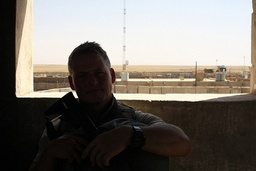
#> input picture imgs/01.jpg, 256 x 171 px, shrunk from 414 x 277 before the run
$ python segment.py   (Python 2 division)
#> lines starting #> are read from the running program, lines starting #| are printed output that depends on the picture
### gaussian_model.py
import numpy as np
import cv2
import math
import random
from sklearn import mixture
from scipy.stats import multivariate_normal
import pdb

PI = 3.14159265

class gauss_mix_model(object):
    def __init__(self):
        self._color = ((0,255,0), (255,0,0), (0,0,255))

    def modeling(self, hist_, nclass, flag):
        if flag == 'sklearn':
            return self.modeling_sklearn(hist_, nclass)
        return self.modeling_my(hist_, nclass)

    def gen_sample_from_hist(self, hist_):
        samples = []
        hist_norm = []

        maxVal = hist_[0,0]
        minVal = hist_[0,0]
        for i in range(len(hist_)):
            if hist_[i,0] > maxVal:
                maxVal = hist_[i,0]
            if hist_[i,0] < minVal:
                minVal = hist_[i,0]

        for i in range(len(hist_)):
            num_ = hist_[i,0]
            for ii in range(num_):
                samples.append(i)
            hist_norm.append(1.0*(num_-minVal)/(maxVal-minVal))
        random.shuffle(samples)
        # pdb.set_trace()
        samples_np = np.zeros((len(samples),))
        for i in range(len(samples)):
            samples_np[i] = samples[i]
        # pdb.set_trace()
        return samples_np, hist_norm

    # [4 lines left out: function modeling_sklearn, not called in this run]

    def modeling_my(self, sample_, nclass):
        hist_sample, hist_norm = self.gen_sample_from_hist(sample_)
        # initial gmm params
        mu_ecls    = np.zeros((nclass,1), dtype=np.float32)
        sigma_ecls = np.zeros((nclass,1), dtype=np.float32)
        pi_ecls    = np.zeros((nclass,1), dtype=np.float32)

        nPerClass = 255.0/nclass
        for i in range(nclass):
            pi_ecls[i,0]    = 1.0/nclass
            mu_ecls[i,0]    = nPerClass/2.0 + i*nPerClass
            sigma_ecls[i,0] = 200
            # print 'pi[%d] = %.4f'%(i, pi_ecls[i,0])
            # print 'mu_ecls[%d] = %.4f'%(i, mu_ecls[i,0])
            # print 'sigma_ecls[%d] = %.4f'%(i, sigma_ecls[i,0])

        gamma = np.zeros((nclass, len(hist_sample)), dtype=np.float32)
        for echo in range(10):
            print '***************** echo: %d *****************'%(echo+1)

            txt_cls_prob  = 'prob:'
            txt_cls_mu    = 'mu:'
            txt_cls_sigma = 'sigma:'
            for cls_index in range(nclass):
                txt_cls_prob += ' %.3f '%pi_ecls[cls_index,0]
                txt_cls_mu += ' %.3f '%mu_ecls[cls_index,0]
                txt_cls_sigma += ' %.3f '%sigma_ecls[cls_index,0]
            print txt_cls_prob
            print txt_cls_mu
            print txt_cls_sigma

            # E STEP
            # pdb.set_trace()
            gamma_sum = np.zeros((len(hist_sample),1), dtype=np.float32)

            for cls_index in range(nclass):
                gamma[cls_index, :] = pi_ecls[cls_index,0]*multivariate_normal.pdf(hist_sample, mean=mu_ecls[cls_index,0], cov=sigma_ecls[cls_index,0])
            # pdb.set_trace()
            for x_index in range(len(hist_sample)):
                gamma_sum[x_index,0] = np.sum(gamma[:,x_index])
                if gamma_sum[x_index,0] >= 0.00001:
                    gamma[:,x_index] /= gamma_sum[x_index,0]

            # pdb.set_trace()
            # M STEP
            num_ecls   = np.zeros((nclass,1), dtype=np.float32)
            mu_ecls    = np.zeros((nclass,1), dtype=np.float32)
            sigma_ecls = np.zeros((nclass,1), dtype=np.float32)
            pi_ecls    = np.zeros((nclass,1), dtype=np.float32)
            for cls_index in range(nclass):
                num_ecls[cls_index,0] = np.sum(gamma[cls_index])
                print 'num_ecls[%d] = %.4f'%(cls_index,num_ecls[cls_index,0])

                for x_index in range(len(hist_sample)):
                    mu_ecls[cls_index,0] += gamma[cls_index][x_index] * hist_sample[x_index]
                mu_ecls[cls_index,0] /= num_ecls[cls_index,0]

                for x_index in range(len(hist_sample)):
                    sigma_ecls[cls_index,0] += gamma[cls_index][x_index] * math.pow(hist_sample[x_index]-mu_ecls[cls_index,0],2)
                # pdb.set_trace()
                sigma_ecls[cls_index,0] /= num_ecls[cls_index,0]

                pi_ecls[cls_index,0] = num_ecls[cls_index,0] / len(hist_sample)

            # [10 lines of commented-out code are left out]

            models = []
            for cls_index in range(nclass):
                models.append((mu_ecls[cls_index,0], sigma_ecls[cls_index,0], pi_ecls[cls_index,0]))
            hist_img = self.draw_hist(hist_norm, models)
            cv2.imshow('hist', hist_img)
            cv2.waitKey(10)
        return models


    # [4 lines left out: function gauss, not called in this run]

    def draw_hist(self, hist_, models_):
        # draw gray hist
        hist_img = np.zeros((256, 256, 3), dtype=np.uint8)
        rate = 256-10

        pos_y_last = int(255 - hist_[0]*rate)
        for level in range(255):
            pos_y = int(255 - hist_[level+1]*rate)
            cv2.line(hist_img, (level, pos_y_last), (level+1, pos_y), (255,255,255))
            pos_y_last = pos_y

        # draw pdf
        y = np.zeros((256,1),dtype=np.float32)
        max_y = 0
        for model_idx in range(len(models_)):
            for x in range(256):
                y[x,0] += models_[model_idx][2]*multivariate_normal.pdf(x, models_[model_idx][0], models_[model_idx][1])
        for x in range(256):
            max_y = max(max_y, y[x,0])
        for x in range(256):
            y[x,0] = y[x,0]/max_y

        pos_y_ = int(255 - y[0,0]*rate)
        for x in range(255):
            pos_y = int(255 - y[x+1,0]*rate)
            cv2.line(hist_img, (x, pos_y_), (x+1, pos_y), self._color[0])
            pos_y_ = pos_y
        return hist_img

    # [18 lines left out: function test_em, not called in this run]

### segment.py
import cv2
import numpy as np
import math
from gaussian_model import gauss_mix_model
from scipy.stats import multivariate_normal
from pulp import *
import pdb

class seg_illum_img(object):
    def __init__(self):
        self._gmm = gauss_mix_model()
        self._color = ((0,255,0), (0,255,255), (0,0,255))
        self._color = np.asarray(self._color)

    def segment(self, img):
        # histogram
        if len(img.shape) == 3:
            img_gray = cv2.cvtColor(img, cv2.COLOR_BGR2GRAY)
        else:
            img_gray = img
        self._hist = cv2.calcHist([img_gray], [0], None, [256], [0,255])

        # mix gaussian model
        seg_level = self._gmm.modeling(self._hist, 3, 'my')

        # segment image
        img_mask = self.make_mask(img_gray, seg_level)
        img_mask = cv2.medianBlur(img_mask, 5)
        img_mixed = self.mix_mask(img_gray, img_mask)

        img_hsv = cv2.cvtColor(img, cv2.COLOR_BGR2HSV)
        img_ = self.hist_equalize(img_hsv[:,:,2], img_mask, 3)

        img_hsv[:,:,2] = img_
        img_ = cv2.cvtColor(img_hsv, cv2.COLOR_HSV2BGR)

        # [5 lines of commented-out code are left out]

        cv2.imshow('seged', img_mixed)
        cv2.imshow('equal', img_)
        # cv2.imshow('octm', img_octm)
        cv2.imshow('src', img)
        cv2.imshow('gray', img_gray)
        cv2.waitKey(0)

    def make_mask(self, gray_img, level):
        mask = np.zeros((gray_img.shape[0], gray_img.shape[1]), dtype=np.uint8)
        prob_ = np.zeros((256,len(level)), dtype=np.float32)
        mask_ = np.zeros((256,), dtype=np.uint8)
        for x in range(256):
            for cls in range(len(level)):
                prob_[x,cls] = level[cls][2]*multivariate_normal.pdf(x, level[cls][0], level[cls][1])
            mask_[x] = np.argmax(prob_[x,:])

        for row in range(gray_img.shape[0]):
            for col in range(gray_img.shape[1]):
                mask[row, col] = mask_[gray_img[row, col]]
        # mix_mask_ = self.mix_mask(gray_img, mask)
        # cv2.imshow('src_mask', mix_mask_)

        # mask = self.modify_mask(mask, gray_img, level)
        return mask

    # [21 lines left out: function modify_mask, not called in this run]


    def mix_mask(self, img, mask):
        mixed = img.copy()
        if len(img.shape) == 2:
            mixed = cv2.cvtColor(img, cv2.COLOR_GRAY2BGR)
        weight = 0.6
        mmax = np.ones((3,))*255
        for row in range(img.shape[0]):
            for col in range(img.shape[1]):
                value = (1-weight)*mixed[row,col] + weight*self._color[int(mask[row,col])]
                value = np.minimum(value, mmax)
                mixed[row,col] = value.astype(np.uint8)
        return mixed


    def hist_equalize(self, gray_img, mask, level):
        hist = np.zeros((256, level), dtype=np.float32)
        area = [0]*level
        for row in range(gray_img.shape[0]):
            for col in range(gray_img.shape[1]):
                hist[gray_img[row,col], mask[row,col]] += 1.0
                area[mask[row,col]] += 1
        for i in range(level):
            hist[:,i] /= area[i]

        for i in range(level):
            for ii in range(255):
                hist[ii+1, i] += hist[ii, i]

        equalized = np.zeros((gray_img.shape[0], gray_img.shape[1]), dtype=np.uint8)
        for row in range(gray_img.shape[0]):
            for col in range(gray_img.shape[1]):
                if mask[row, col] == 1 or mask[row, col] == 2:
                    equalized[row, col] = gray_img[row,col]
                else:
                    value = hist[gray_img[row,col], mask[row,col]]
                    equalized[row, col] = max(min(255, int(value*255)),0)
        return equalized

# [50 lines left out: function octm, not called in this run]


if __name__ == '__main__':
    PATH_IMG_FILE = 'imgs/01.jpg'
    # PATH_IMG_FILE = 'H:/DATA/CIDI/360/cidi20191204/20191204201838734_043221_HB.jpg'
    img = cv2.imread(PATH_IMG_FILE)
#> img is the input picture: shape (171, 256, 3); mean B, G, R 107.8, 114.7, 120.1

    seg = seg_illum_img()
    seg.segment(img)
#> in segment, `img_gray = cv2.cvtColor(img, cv2.COLOR_BGR2GRAY)`:
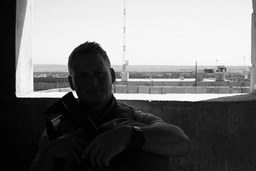
#> img_gray: shape (171, 256); min 0, max 254, mean 115.6
#> in segment, `self._hist = cv2.calcHist([img_gray], [0], None, [256], [0,255])`: self._hist = 256 values, max 1947 at index 246, min 0 at index 255, mean 171
#> in gen_sample_from_hist, `maxVal = hist_[0,0]`: maxVal = 131
#> the loop in gen_sample_from_hist, `for i in range(len(hist_)):` made 256 passes
#> minVal on passes 39, 40, 42, 43, 45, 52, 53, 57, 72, 79, 174, 175: 122, 95, 78, 58, 45, 39, 35, 27, 24, 23, 21, 19
#> maxVal on passes 2, 3, 4, 5, 243, 246: 426, 857, 1088, 1133, 1415, 1532
#> after the loop in gen_sample_from_hist, `for i in range(len(hist_)):`: maxVal = 1947; minVal = 0
#> the loop in gen_sample_from_hist, `for i in range(len(hist_)):` made 256 passes
#> num_ on passes 1 to 3: 131, 426, 857
#> after the loop in gen_sample_from_hist, `for i in range(len(hist_)):`: hist_norm = 256 values, max 1 at index 246, min 0 at index 255, mean 0.0878; samples = 43776 items
#> the loop in modeling_my, `for echo in range(10):` made 10 passes
#> pass 1, in modeling_my, `hist_img = self.draw_hist(hist_norm, models)`:
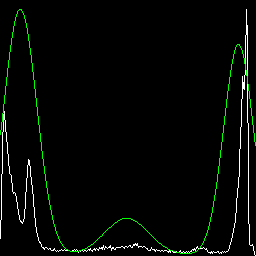
#> hist_img: shape (256, 256, 3); mean of channels 0, 1, 2 4.3, 7.5, 4.3; drawn as B, G, R
#> pass 3, in modeling_my, `hist_img = self.draw_hist(hist_norm, models)`:
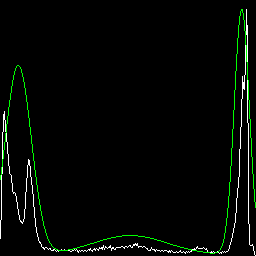
#> hist_img: shape (256, 256, 3); mean of channels 0, 1, 2 4.2, 7.7, 4.2; drawn as B, G, R
#> in segment, `seg_level = self._gmm.modeling(self._hist, 3, 'my')`: seg_level = [(16.79, 139.6, 0.471), (131.5, 2936.1, 0.186), (242.7, 16.82, 0.343)]
#> in make_mask, `prob_ = np.zeros((256,len(level)), dtype=np.float32)`: prob_ = 256 rows, first 8: [0, 0, 0], [0, 0, 0], [0, 0, 0], [0, 0, 0], [0, 0, 0], [0, 0, 0], [0, 0, 0], [0, 0, 0]
#> after the loop in make_mask, `for x in range(256):`: mask_ = 256 values from 0 to 2; prob_ = 256 rows, first 8: [0.0058, 7.21e-05, 0], [0.00652, 7.54e-05, 0], [0.00727, 7.88e-05, 0], [0.00805, 8.23e-05, 0], [0.00886, 8.6e-05, 0], [0.00967, 8.98e-05, 0], [0.0105, 9.37e-05, 0], [0.0113, 9.78e-05, 0]
#> after the loop in make_mask, `for row in range(gray_img.shape[0]):`:
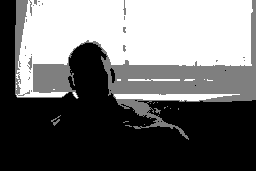
#> mask: shape (171, 256); min 0, max 2, mean 0.869; drawn with min black and max white
#> after the loop in mix_mask, `for row in range(img.shape[0]):`:
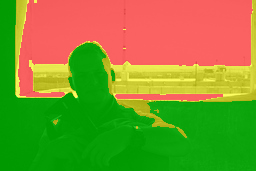
#> mixed: shape (171, 256, 3); mean B, G, R 45.8, 145.8, 125.2
#> in segment, `img_hsv = cv2.cvtColor(img, cv2.COLOR_BGR2HSV)`: img_hsv: shape (171, 256, 3); mean H, S, V 33.2, 67.2, 122.2
#> after the loop in hist_equalize, `for row in range(gray_img.shape[0]):`:
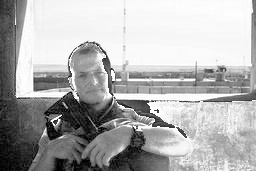
#> equalized: shape (171, 256); min 1, max 255, mean 174.7
#> in segment, `img_hsv[:,:,2] = img_`: img_hsv: shape (171, 256, 3); mean H, S, V 33.2, 67.2, 174.7
#> in segment, `img_ = cv2.cvtColor(img_hsv, cv2.COLOR_HSV2BGR)`:
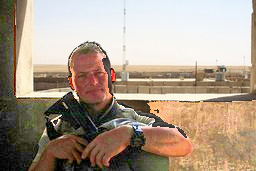
#> img_: shape (171, 256, 3); mean B, G, R 138, 155.4, 172
    # gmm = gauss_mix_model()
    # gmm.test_em()
